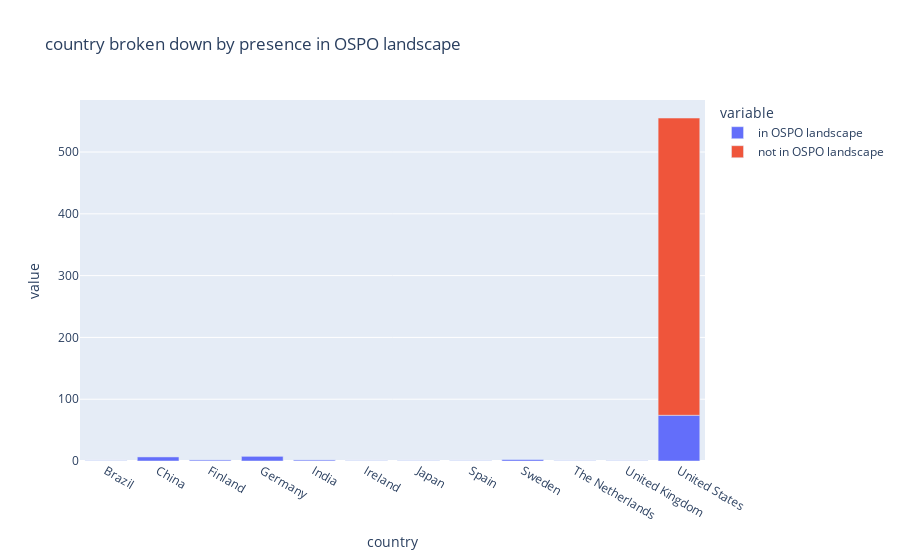
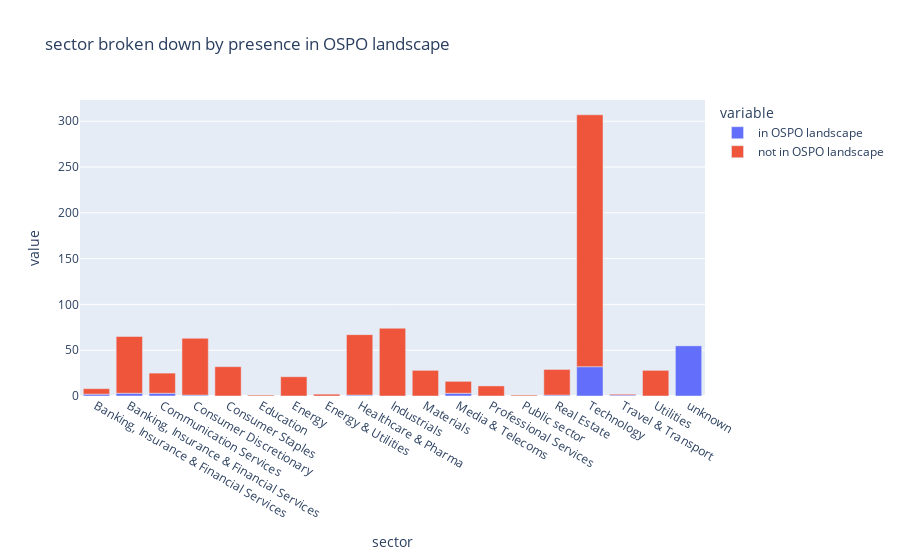
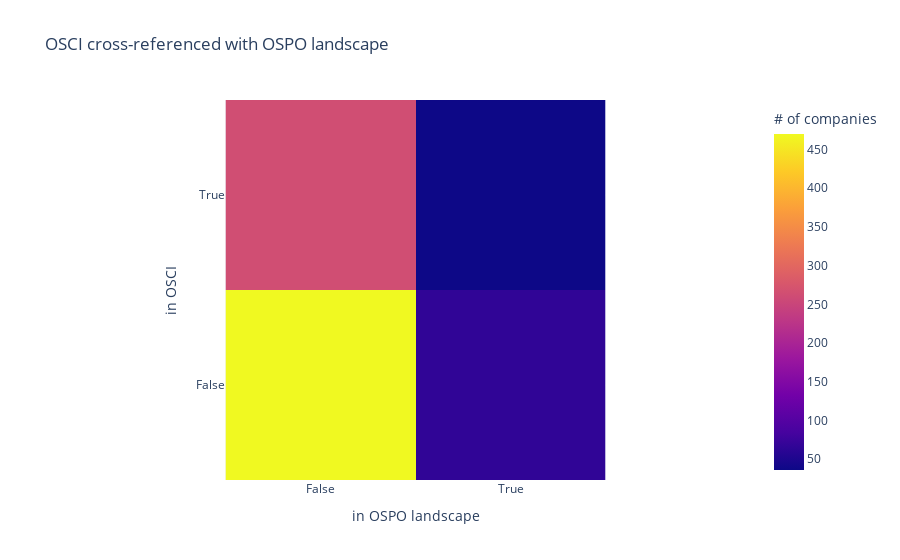

The notebook cell these images were saved under, in order:
### Markdown cell above
## Examine data across various vectors

### Code cell
# Country x OSPO landscape
country_x_ospo = (data.groupby(by = ['country'], as_index = False)
 .agg({'in OSPO landscape': 'sum'}))
country_x_ospo['not in OSPO landscape'] = country_counts['total'] - country_x_ospo['in OSPO landscape']

px.bar(country_x_ospo, x = 'country',
       y = ['in OSPO landscape',
          'not in OSPO landscape'
         ],
       title = "country broken down by presence in OSPO landscape"
      ).show()

# Sector x OSPO landscape
sector_x_ospo = (data.groupby(by = ['sector'], as_index = False)
 .agg({'in OSPO landscape': 'sum'}))
sector_x_ospo['not in OSPO landscape'] = sector_counts['total'] - sector_x_ospo['in OSPO landscape']

px.bar(sector_x_ospo, x = 'sector',
       y = ['in OSPO landscape',
            'not in OSPO landscape'
         ], title = "sector broken down by presence in OSPO landscape"
      ).show()

# OSCI x OSPO landscape
tf_matrix = data.groupby(['in OSCI', 'in OSPO landscape']).size().unstack(fill_value = 0)

px.imshow(np.flip(tf_matrix.to_numpy(), 0), 
          labels = dict(x = "in OSPO landscape", y = "in OSCI", color = "# of companies"),
          x = ['False', 'True'],
          y = ['True', 'False'],
          title = "OSCI cross-referenced with OSPO landscape"
         ).show()

### Figure 1 — Plotly figure (JSON) as saved in the notebook; plotly's stock layout.template omitted (floating-point values rounded to 4 significant figures)
{"data": [{"alignmentgroup": "True", "hovertemplate": "variable=in OSPO landscape<br>country=%{x}<br>value=%{y}<extra></extra>", "legendgroup": "in OSPO landscape", "marker": {"color": "#636efa", "pattern": {"shape": ""}}, "name": "in OSPO landscape", "offsetgroup": "in OSPO landscape", "orientation": "v", "showlegend": true, "textposition": "auto", "type": "bar", "x": ["Brazil", "China", "Finland", "Germany", "India", "Ireland", "Japan", "Spain", "Sweden", "The Netherlands", "United Kingdom", "United States"], "xaxis": "x", "y": [1, 7, 2, 8, 2, 1, 1, 1, 3, 1, 1, 74], "yaxis": "y"}, {"alignmentgroup": "True", "hovertemplate": "variable=not in OSPO landscape<br>country=%{x}<br>value=%{y}<extra></extra>", "legendgroup": "not in OSPO landscape", "marker": {"color": "#EF553B", "pattern": {"shape": ""}}, "name": "not in OSPO landscape", "offsetgroup": "not in OSPO landscape", "orientation": "v", "showlegend": true, "textposition": "auto", "type": "bar", "x": ["Brazil", "China", "Finland", "Germany", "India", "Ireland", "Japan", "Spain", "Sweden", "The Netherlands", "United Kingdom", "United States"], "xaxis": "x", "y": [0, 0, 0, 0, 0, 0, 0, 0, 0, 0, 0, 481], "yaxis": "y"}], "layout": {"barmode": "relative", "legend": {"title": {"text": "variable"}, "tracegroupgap": 0}, "title": {"text": "country broken down by presence in OSPO landscape"}, "xaxis": {"anchor": "y", "domain": [0, 1], "title": {"text": "country"}}, "yaxis": {"anchor": "x", "domain": [0, 1], "title": {"text": "value"}}}}

### Figure 2 — Plotly figure (JSON) as saved in the notebook; plotly's stock layout.template omitted (floating-point values rounded to 4 significant figures)
{"data": [{"alignmentgroup": "True", "hovertemplate": "variable=in OSPO landscape<br>sector=%{x}<br>value=%{y}<extra></extra>", "legendgroup": "in OSPO landscape", "marker": {"color": "#636efa", "pattern": {"shape": ""}}, "name": "in OSPO landscape", "offsetgroup": "in OSPO landscape", "orientation": "v", "showlegend": true, "textposition": "auto", "type": "bar", "x": ["Banking, Insurance & Financial Services", "Banking, Insurance & Financial Services ", "Communication Services", "Consumer Discretionary", "Consumer Staples", "Education", "Energy", "Energy & Utilities", "Healthcare & Pharma", "Industrials", "Materials", "Media & Telecoms", "Professional Services", "Public sector", "Real Estate", "Technology", "Travel & Transport", "Utilities", "unknown"], "xaxis": "x", "y": [2, 3, 3, 1, 0, 0, 0, 0, 1, 0, 0, 3, 0, 0, 1, 32, 1, 0, 55], "yaxis": "y"}, {"alignmentgroup": "True", "hovertemplate": "variable=not in OSPO landscape<br>sector=%{x}<br>value=%{y}<extra></extra>", "legendgroup": "not in OSPO landscape", "marker": {"color": "#EF553B", "pattern": {"shape": ""}}, "name": "not in OSPO landscape", "offsetgroup": "not in OSPO landscape", "orientation": "v", "showlegend": true, "textposition": "auto", "type": "bar", "x": ["Banking, Insurance & Financial Services", "Banking, Insurance & Financial Services ", "Communication Services", "Consumer Discretionary", "Consumer Staples", "Education", "Energy", "Energy & Utilities", "Healthcare & Pharma", "Industrials", "Materials", "Media & Telecoms", "Professional Services", "Public sector", "Real Estate", "Technology", "Travel & Transport", "Utilities", "unknown"], "xaxis": "x", "y": [6, 62, 22, 62, 32, 1, 21, 2, 66, 74, 28, 13, 11, 1, 28, 275, 1, 28, 0], "yaxis": "y"}], "layout": {"barmode": "relative", "legend": {"title": {"text": "variable"}, "tracegroupgap": 0}, "title": {"text": "sector broken down by presence in OSPO landscape"}, "xaxis": {"anchor": "y", "domain": [0, 1], "title": {"text": "sector"}}, "yaxis": {"anchor": "x", "domain": [0, 1], "title": {"text": "value"}}}}

### Figure 3 — Plotly figure (JSON) as saved in the notebook; plotly's stock layout.template omitted (floating-point values rounded to 4 significant figures)
{"data": [{"coloraxis": "coloraxis", "hovertemplate": "in OSPO landscape: %{x}<br>in OSCI: %{y}<br># of companies: %{z}<extra></extra>", "name": "0", "type": "heatmap", "x": ["False", "True"], "xaxis": "x", "y": ["True", "False"], "yaxis": "y", "z": [[263, 36], [470, 66]]}], "layout": {"coloraxis": {"colorbar": {"title": {"text": "# of companies"}}, "colorscale": [[0, "#0d0887"], [0.1111, "#46039f"], [0.2222, "#7201a8"], [0.3333, "#9c179e"], [0.4444, "#bd3786"], [0.5556, "#d8576b"], [0.6667, "#ed7953"], [0.7778, "#fb9f3a"], [0.8889, "#fdca26"], [1, "#f0f921"]]}, "title": {"text": "OSCI cross-referenced with OSPO landscape"}, "xaxis": {"anchor": "y", "constrain": "domain", "domain": [0, 1], "scaleanchor": "y", "title": {"text": "in OSPO landscape"}}, "yaxis": {"anchor": "x", "autorange": "reversed", "constrain": "domain", "domain": [0, 1], "title": {"text": "in OSCI"}}}}
